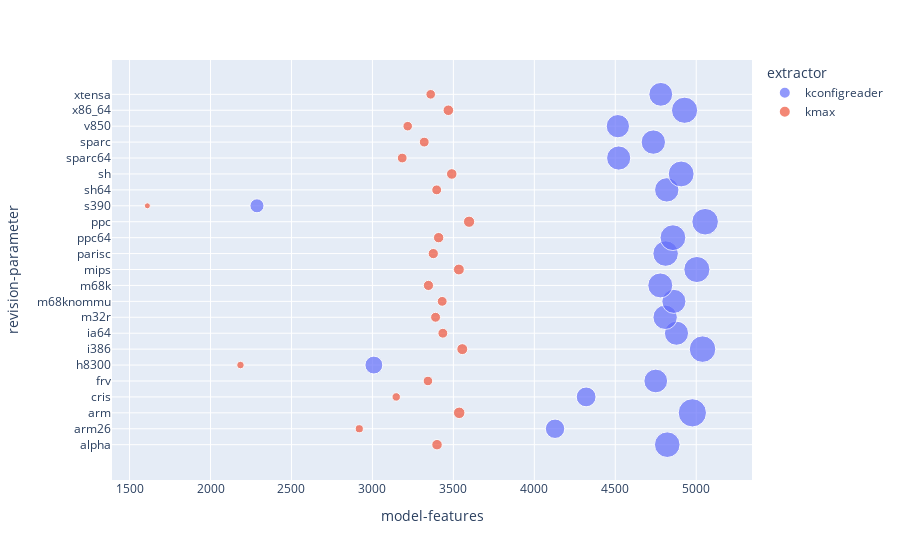

Write notebook code for a chart like this one.
### Code cell
df = pd.read_csv('../output/kconfig/output.csv')
df['committer_date_unix'] = df['committer_date_unix'].apply(lambda d: pd.to_datetime(d, unit='s'))

fig = px.scatter(df, x='model-features', y='revision-parameter', color='extractor', size='model-literals')
fig.show()
#todo: for history, consider boxplot

### Figure 1 — Plotly figure (JSON) as saved in the notebook; plotly's stock layout.template omitted (floating-point values rounded to 4 significant figures)
{"data": [{"hovertemplate": "extractor=kconfigreader<br>model-features=%{x}<br>revision-parameter=%{y}<br>model-literals=%{marker.size}<extra></extra>", "legendgroup": "kconfigreader", "marker": {"color": "#636efa", "size": [124004, 71357, 151237, 74382, 106546, 60418, 133081, 110304, 112804, 109738, 117830, 128934, 123204, 125934, 133592, 37252, 112467, 126539, 110756, 112427, 102615, 130153, 107485], "sizemode": "area", "sizeref": 378.1, "symbol": "circle"}, "mode": "markers", "name": "kconfigreader", "orientation": "h", "showlegend": true, "type": "scatter", "x": [4821, 4128, 4976, 4320, 4750, 3009, 5039, 4878, 4808, 4862, 4778, 5004, 4811, 4856, 5055, 2287, 4818, 4907, 4521, 4735, 4516, 4928, 4781], "xaxis": "x", "y": ["alpha", "arm26", "arm", "cris", "frv", "h8300", "i386", "ia64", "m32r", "m68knommu", "m68k", "mips", "parisc", "ppc64", "ppc", "s390", "sh64", "sh", "sparc64", "sparc", "v850", "x86_64", "xtensa"], "yaxis": "y"}, {"hovertemplate": "extractor=kmax<br>model-features=%{x}<br>revision-parameter=%{y}<br>model-literals=%{marker.size}<extra></extra>", "legendgroup": "kmax", "marker": {"color": "#EF553B", "size": [20863, 12476, 25119, 13394, 17330, 10846, 22694, 18370, 18578, 18327, 19607, 22315, 19717, 20275, 23872, 6834, 18489, 21105, 18175, 18471, 17248, 21129, 17395], "sizemode": "area", "sizeref": 378.1, "symbol": "circle"}, "mode": "markers", "name": "kmax", "orientation": "h", "showlegend": true, "type": "scatter", "x": [3399, 2919, 3536, 3147, 3343, 2185, 3555, 3435, 3390, 3431, 3346, 3534, 3376, 3409, 3597, 1610, 3397, 3490, 3184, 3320, 3218, 3469, 3360], "xaxis": "x", "y": ["alpha", "arm26", "arm", "cris", "frv", "h8300", "i386", "ia64", "m32r", "m68knommu", "m68k", "mips", "parisc", "ppc64", "ppc", "s390", "sh64", "sh", "sparc64", "sparc", "v850", "x86_64", "xtensa"], "yaxis": "y"}], "layout": {"legend": {"itemsizing": "constant", "title": {"text": "extractor"}, "tracegroupgap": 0}, "margin": {"t": 60}, "xaxis": {"anchor": "y", "domain": [0, 1], "title": {"text": "model-features"}}, "yaxis": {"anchor": "x", "domain": [0, 1], "title": {"text": "revision-parameter"}}}}
